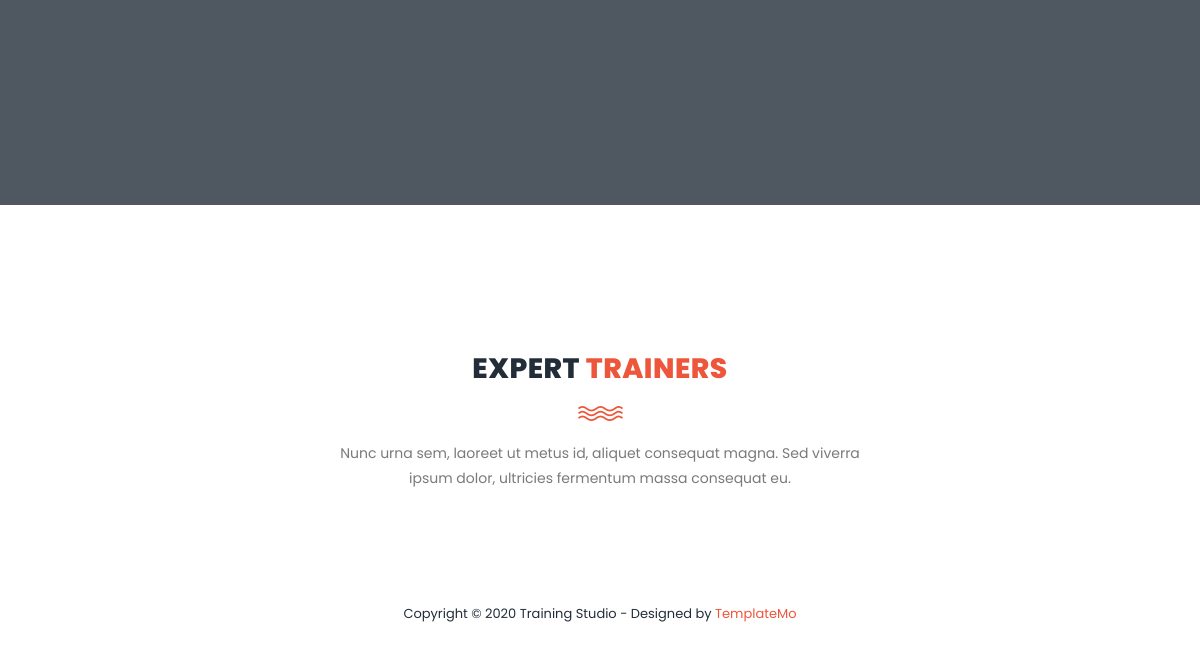
The app's page / (lower part), older data.
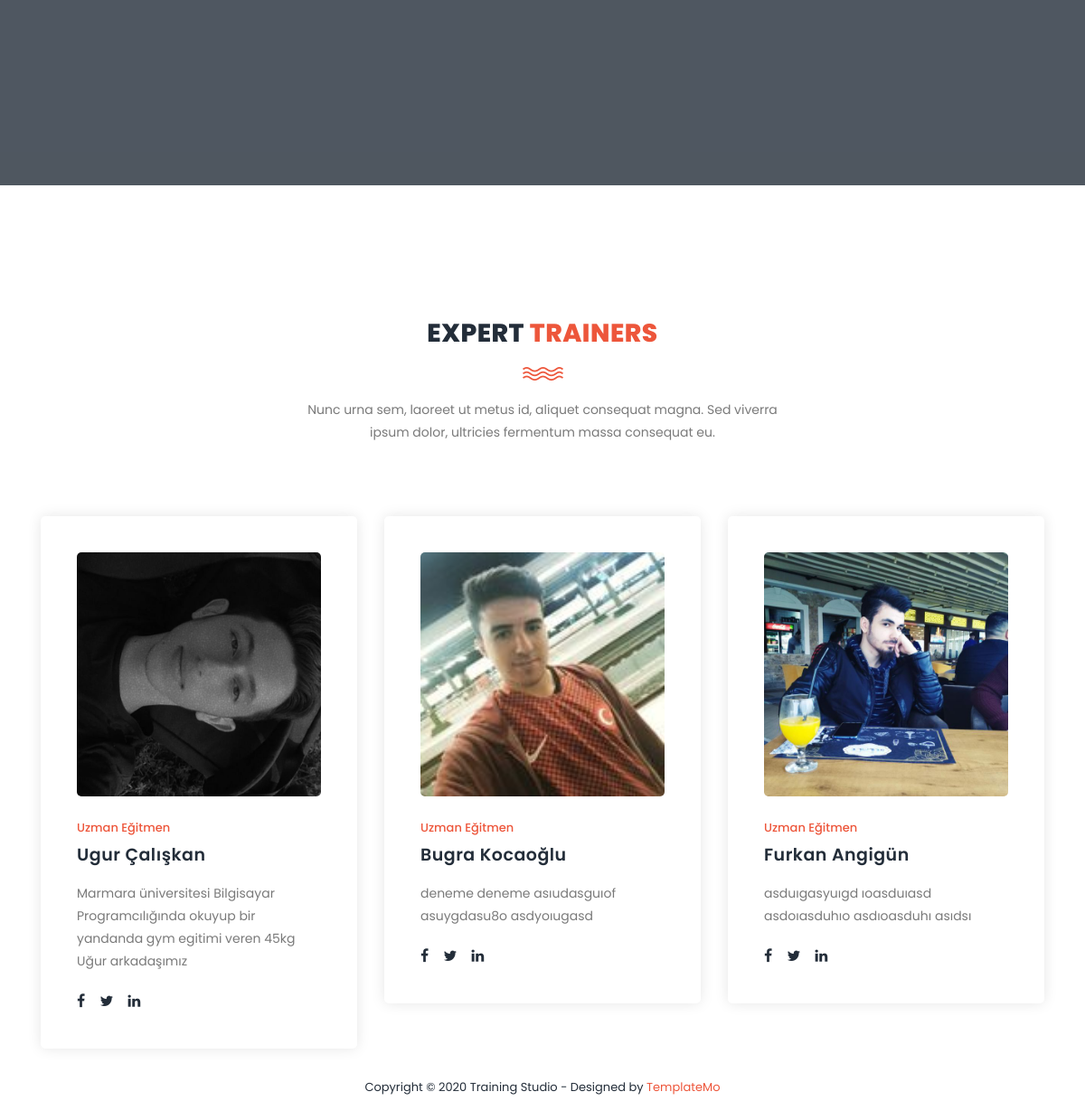
The same page, newer data.
### movie/models.py (models this page shows, shortened)
class Trainer(models.Model):
    Trainer_id = models.IntegerField(primary_key = True)
    Trainer_name = models.CharField(max_length=100)
    Trainer_lastname = models.CharField(max_length=350)
    Trainer_img = models.ImageField(upload_to='movie/static/images')
    Trainer_desc = models.CharField(max_length=160)
    Person_email = models.ForeignKey(Person,on_delete=models.CASCADE, null = True)
    Trainer_fb = models.URLField(null=True, blank=True)
    Trainer_tw = models.URLField(null=True, blank=True)
    Trainer_ln = models.URLField(null=True, blank=True)
    Trainer_type = models.CharField(max_length=20)

### movie/views.py (the view)
# urls.py: path('', movieViews.index, name='index'),
def index(request):
    Trainers = Trainer.objects.all()
    return render(request, 'index.html', {"name":"index", 'Trainers':Trainers})

### movie/templates/index.html (shortened to what this page needs)
<!DOCTYPE html>
{% extends 'base.html' %}
{% load static %}

### movie/templates/testimonial.html
{%load static%}
<section class="section" id="trainers">
    <div class="container">
        <div class="row">
            <div class="col-lg-6 offset-lg-3">
                <div class="section-heading">
                    <h2>Expert <em>Trainers</em></h2>
                    <img src="{% static 'images/line-dec.png' %}" alt="">
                    <p>Nunc urna sem, laoreet ut metus id, aliquet consequat magna. Sed viverra ipsum dolor, ultricies fermentum massa consequat eu.</p>
                </div>
            </div>
        </div>
        <div class="row">
            {% for Trainer in Trainers %}
            <div class="col-lg-4">
                <div class="trainer-item">
                    <div class="image-thumb">
                        <img src={{Trainer.Trainer_img.url}} alt="">
                    </div>
                    <div class="down-content">
                        <span>{{Trainer.Trainer_type}}</span>
                        <h4>{{Trainer.Trainer_name}} {{Trainer.Trainer_lastname}}</h4>
                        <p>{{Trainer.Trainer_desc}}</p>
                        <ul class="social-icons">
                            <li><a href="{{Trainer.Trainer_fb}}"><i class="fa fa-facebook"></i></a></li>
                            <li><a href="{{Trainer.Trainer_tw}}"><i class="fa fa-twitter"></i></a></li>
                            <li><a href="{{Trainer.Trainer_ln}}"><i class="fa fa-linkedin"></i></a></li>
                        </ul>
                    </div>
                </div>
            </div>
            {%endfor%}
        </div>
    </div>
</section>

Row changes from the older to the newer data that the page shows:
added Trainer: Trainer_img (picture), Trainer_type "Uzman Eğitmen", Trainer_name "Ugur", Trainer_lastname "Çalışkan", Trainer_desc "Marmara üniversitesi Bilgisayar Programcılığında okuyup bir yandanda gym egitimi veren 45kg Uğur arkadaşımız"
added Trainer: Trainer_img (picture), Trainer_type "Uzman Eğitmen", Trainer_name "Bugra", Trainer_lastname "Kocaoğlu", Trainer_desc "deneme deneme asıudasguıof asuygdasu8o asdyoıugasd"
added Trainer: Trainer_img (picture), Trainer_type "Uzman Eğitmen", Trainer_name "Furkan", Trainer_lastname "Angigün", Trainer_desc "asduıgasyuıgd ıoasduıasd asdoıasduhıo asdıoasduhı asıdsı"
